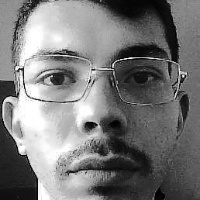
#> input picture usuarios/1/0.jpg, 200 x 200 px, found by its file name; its folder holds only this picture in this run
$ python treinar_faces.py
#> lines starting #> are read from the running program, lines starting #| are printed output that depends on the picture
import cv2
import numpy as np
import os

def treinar_faces():
    face_cascade = cv2.CascadeClassifier('../Cascade/haarcascade_frontalface_default.xml')
    pasta_usuarios = 'usuarios/'
    faces_treinadas = []
    ids_usuarios = []

    for usuario in os.listdir(pasta_usuarios):
        usuario_path = f'{pasta_usuarios}/{usuario}'
        if os.path.isdir(usuario_path):
            id_usuario = int(usuario)  # O ID é o nome da pasta
            for arquivo in os.listdir(usuario_path):
                caminho_imagem = f'{usuario_path}/{arquivo}'
                img = cv2.imread(caminho_imagem)
#> img is the input picture: shape (200, 200, 3); min 0, max 255, mean 120.4
                if img is None:
                    print(f"Erro ao carregar a imagem: {caminho_imagem}")
                    continue

                gray_img = cv2.cvtColor(img, cv2.COLOR_BGR2GRAY)
                faces = face_cascade.detectMultiScale(gray_img, scaleFactor=1.1, minNeighbors=4)
#> faces = [[68, 102, 65, 65], [6, 11, 183, 183]]

                if len(faces) == 0:
                    print(f"Nenhum rosto detectado na imagem: {arquivo}")
                    continue

                for (x, y, w, h) in faces:
                    face_roi = gray_img[y:y + h, x:x + w]
                    face_roi_redimensionado = cv2.resize(face_roi, (200, 200))
                    faces_treinadas.append(face_roi_redimensionado)
                    ids_usuarios.append(id_usuario)
#> this loop made 2 passes
#> pass 1, in treinar_faces, `face_roi = gray_img[y:y + h, x:x + w]`:
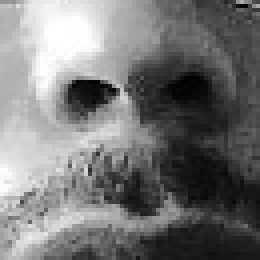
#> face_roi: shape (65, 65) (shown 4 times larger); min 0, max 255, mean 118.1
#> pass 1, in treinar_faces, `face_roi_redimensionado = cv2.resize(face_roi, (200, 200))`:
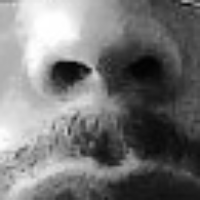
#> face_roi_redimensionado: shape (200, 200); min 1, max 255, mean 118
#> pass 2, in treinar_faces, `face_roi = gray_img[y:y + h, x:x + w]`:
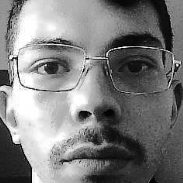
#> face_roi: shape (183, 183); min 0, max 255, mean 124.8
#> pass 2, in treinar_faces, `face_roi_redimensionado = cv2.resize(face_roi, (200, 200))`:
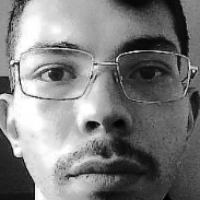
#> face_roi_redimensionado: shape (200, 200); min 1, max 255, mean 124.7
#> after the loop, faces_treinadas = 2 items; ids_usuarios = [1, 1]
#> pass 2 of the loop in treinar_faces, `for usuario in os.listdir(pasta_usuarios):`:
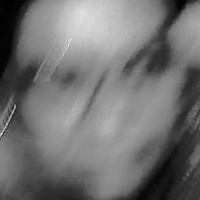
#> input picture usuarios/2/0.jpg, 200 x 200 px, found by its file name
#> in treinar_faces, img is the input picture: shape (200, 200, 3); min 0, max 247, mean 113.2
#> faces = [[12, 14, 177, 177]]
#> the loop in treinar_faces, `for (x, y, w, h) in faces:` made 1 pass
#> pass 1, in treinar_faces, `face_roi = gray_img[y:y + h, x:x + w]`:
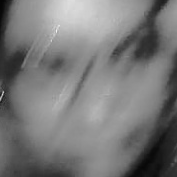
#> face_roi: shape (177, 177); min 5, max 243, mean 119.9
#> after the loop in treinar_faces, `for (x, y, w, h) in faces:`: faces_treinadas = 3 items; ids_usuarios = [1, 1, 2]

    faces_treinadas = np.array(faces_treinadas)
    ids_usuarios = np.array(ids_usuarios)


    recognizer = cv2.face.LBPHFaceRecognizer_create()
    recognizer.train(faces_treinadas, ids_usuarios)


    recognizer.save('../modelo_lbph.yml')
    np.save('../ids_usuarios.npy', ids_usuarios)
    print("Treinamento concluído e modelo LBPH salvo.")

treinar_faces()
